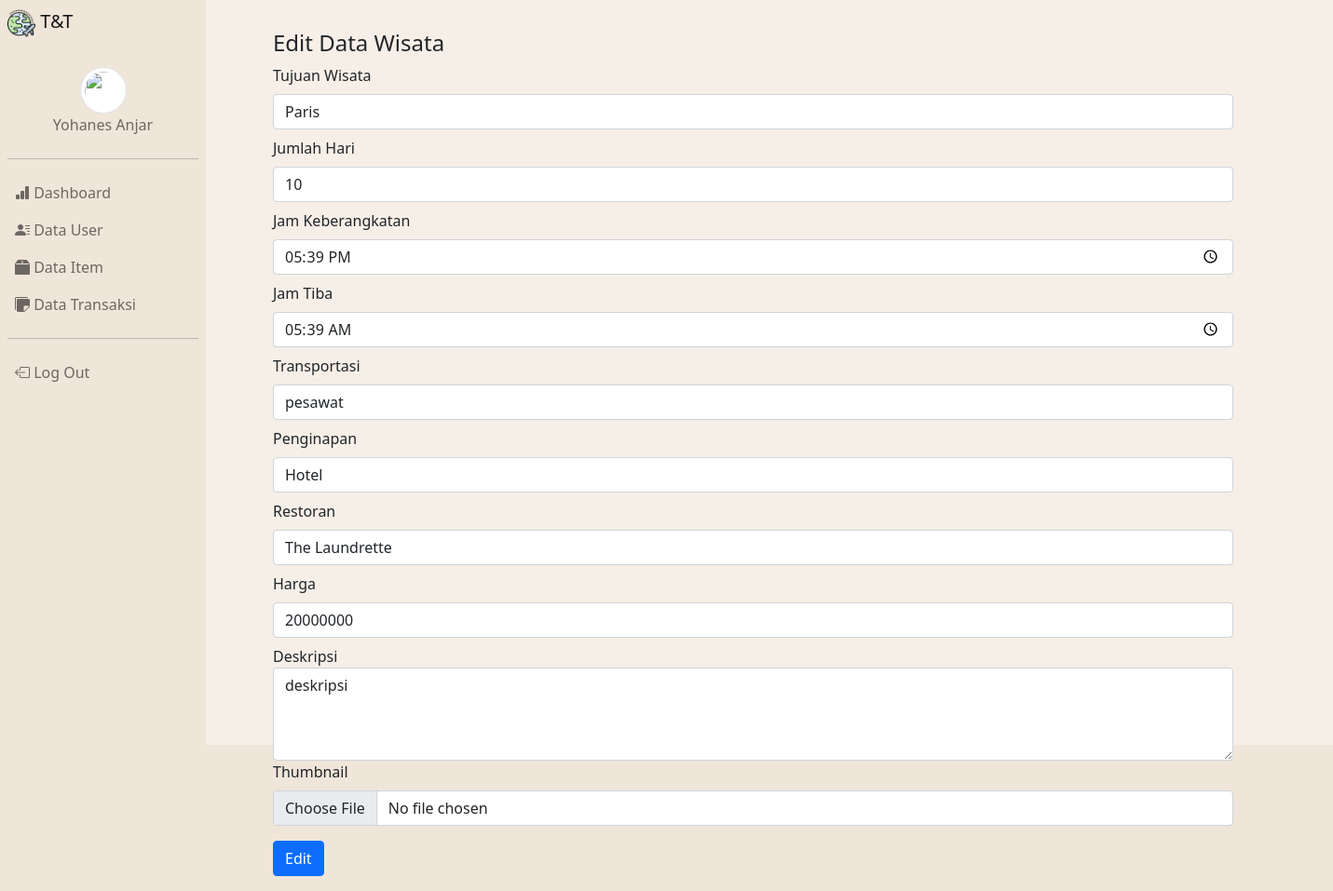
Screenshot of /admin/admin/index.php?page=item_edit&no_items=6 (signed in) with the database file from the repository.
### tables this page shows
CREATE TABLE `tb_items` (
  `no_items` int(4) NOT NULL,
  `tujuan_wisata` varchar(50) NOT NULL,
  `jmlh_hari` int(2) NOT NULL,
  `jam_berangkat` time NOT NULL,
  `jam_tiba` time NOT NULL,
  `transportasi` enum('pesawat','kereta','bus','kapal') NOT NULL,
  `penginapan` varchar(50) NOT NULL,
  `restoran` varchar(50) NOT NULL,
  `harga` decimal(10,0) NOT NULL,
  `deskripsi` text NOT NULL,
  `thumbnail` varchar(255) DEFAULT NULL
);

### admin/admin/item/edit.php (the view, shortened to what this page needs)
<?php
if(isset($_GET['no_items'])){
    $id = $_GET['no_items'];
    $query = mysqli_query($koneksi, "SELECT * FROM tb_items WHERE no_items='$id'");
    $data = mysqli_fetch_array($query);
    if(mysqli_num_rows($query) == 1){
    ?>
<div class="row">
    <div class="col-md-12 w-75 py-3 ms-5">
        <h4>Edit Data Wisata</h4>
        <form action="index.php?page=item_update" method="post" enctype="multipart/form-data">
            <div class="mt-2">
                <label for="tujuan_wisata" class="form-label">Tujuan Wisata</label>
                <input type="text" name="tujuan_wisata" id="tujuan_wisata" class="form-control"
                    value="<?= $data['tujuan_wisata']?>" placeholder="Masukkan Tujuan Wisata">
            </div>
            <div class="mt-2">
                <label for="jmlh_hari" class="form-label">Jumlah Hari</label>
                <input type="number" name="jmlh_hari" id="jmlh_hari" class="form-control"
                    value="<?= $data['jmlh_hari']?>" placeholder="Masukkan Jumlah Hari">
            </div>
            <div class="mt-2">
                <label for="jam_berangkat" class="form-label">Jam Keberangkatan</label>
                <input type="time" name="jam_berangkat" id="jam_berangkat" class="form-control"
                    value="<?= $data['jam_berangkat']?>" placeholder="Masukkan Jam Keberangkatan">
            </div>
            <div class="mt-2">
                <label for="jam_tiba" class="form-label">Jam Tiba</label>
                <input type="time" name="jam_tiba" id="jam_tiba" class="form-control" value="<?= $data['jam_tiba']?>"
                    placeholder="Masukkan Jam Tiba">
            </div>
            <div class="mt-2">
                <label for="transportasi" class="form-label">Transportasi</label>
                <input type="text" name="transportasi" id="transportasi" class="form-control"
                    value="<?= $data['transportasi']?>" placeholder="Masukkan Transportasi">
            </div>
            <div class="mt-2">
                <label for="penginapan" class="form-label">Penginapan</label>
                <input type="text" name="penginapan" id="penginapan" class="form-control"
                    value="<?= $data['penginapan']?>" placeholder="Masukkan Penginapan">
            </div>
            <div class="mt-2">
                <label for="restoran" class="form-label">Restoran</label>
                <input type="text" name="restoran" id="restoran" class="form-control" value="<?= $data['restoran']?>"
                    placeholder="Masukkan Restoran">
            </div>
            <div class="mt-2">
                <label for="harga" class="form-label">Harga</label>
                <input type="text" name="harga" id="harga" class="form-control" value="<?= $data['harga']?>"
                    placeholder="Masukkan Harga" required>
            </div>
            <div class="mt-2">
                <label for="deskripsi">Deskripsi</label>
                <textarea name="deskripsi" id="deskripsi" class="form-control" placeholder="Masukkan Deskripsi"
                    style="height: 100px"><?= $data['deskripsi']?></textarea>
            </div>
            <div class="mb-2">
                <label for="thumbnail" class="form-label">Thumbnail</label>
                <input type="file" name="thumbnail" id="thumbnail" class="form-control" value="<?=$data['thumbnail']?>">
            </div>
            <input type="submit" value="Edit" name="edit" class="btn btn-primary mt-2">
        </form>
    </div>
</div>
<?php
    }else{
        header("Location:index.php?page=item");
    }
}else{
    header("Location:index.php?page=item");
}
?>

### rows the page displays
tb_items: tujuan_wisata "Paris", jmlh_hari "10", jam_berangkat "17:39:00", jam_tiba "05:39:00", transportasi "pesawat", penginapan "Hotel", restoran "The Laundrette", harga "20000000", deskripsi "deskripsi"

### other values shown
$_SESSION['nama_cust'] "Yohanes Anjar"
